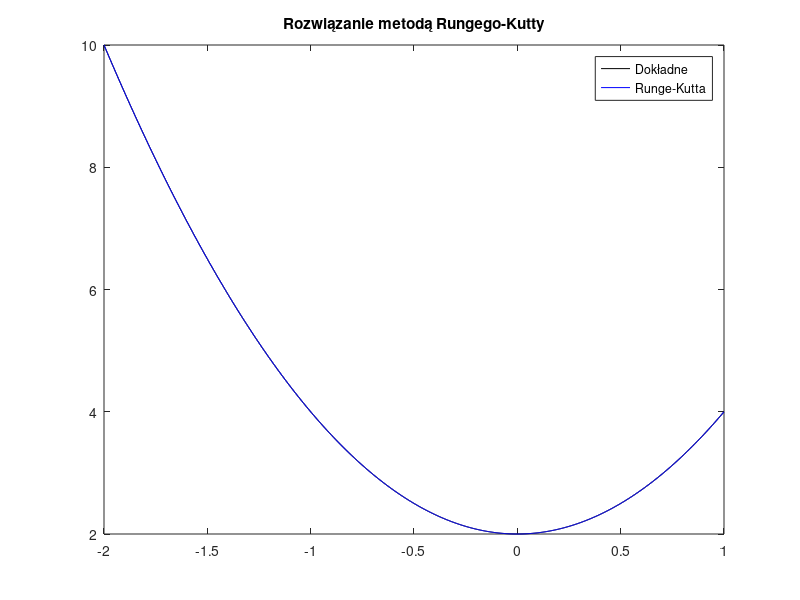

Write MATLAB code to recreate this figure.
% Definicja funkcji z prawej strony równania różniczkowego y'(x) = 4x
f = @(x, y) 4 * x;

% Funkcja obliczająca dokładne rozwiązanie
fun = @(x) 2 * x.^2 + 2;

% Definicja metody Rungego-Kutty
runge_kutta = @(x, y, h) y + h/2 * (f(x, y) + f(x + h, y + h * f(x, y)));

% Liczba punktów do obliczeń
N = 1000;
h = 3 / (N - 1);
x = linspace(-2, 1, N);
y_rk = zeros(1, N);
y_rk(1) = 10;  % Warunek początkowy y(-2) = 10

% Obliczenia metodą Rungego-Kutty
for j = 2:N
    y_rk(j) = runge_kutta(x(j-1), y_rk(j-1), h);
end

% Błąd bezwzględny w punkcie x = 1
rk_error = abs(fun(1) - y_rk(end));

% Wyświetlenie wykresu
figure;
plot(x, fun(x), 'k', x, y_rk, 'b');
legend('Dokładne', 'Runge-Kutta');
title('Rozwiązanie metodą Rungego-Kutty');

% Wyświetlenie błędu bezwzględnego
fprintf('Błąd bezwzględny w punkcie x = 1 wynosi: %f\n', rk_error);

